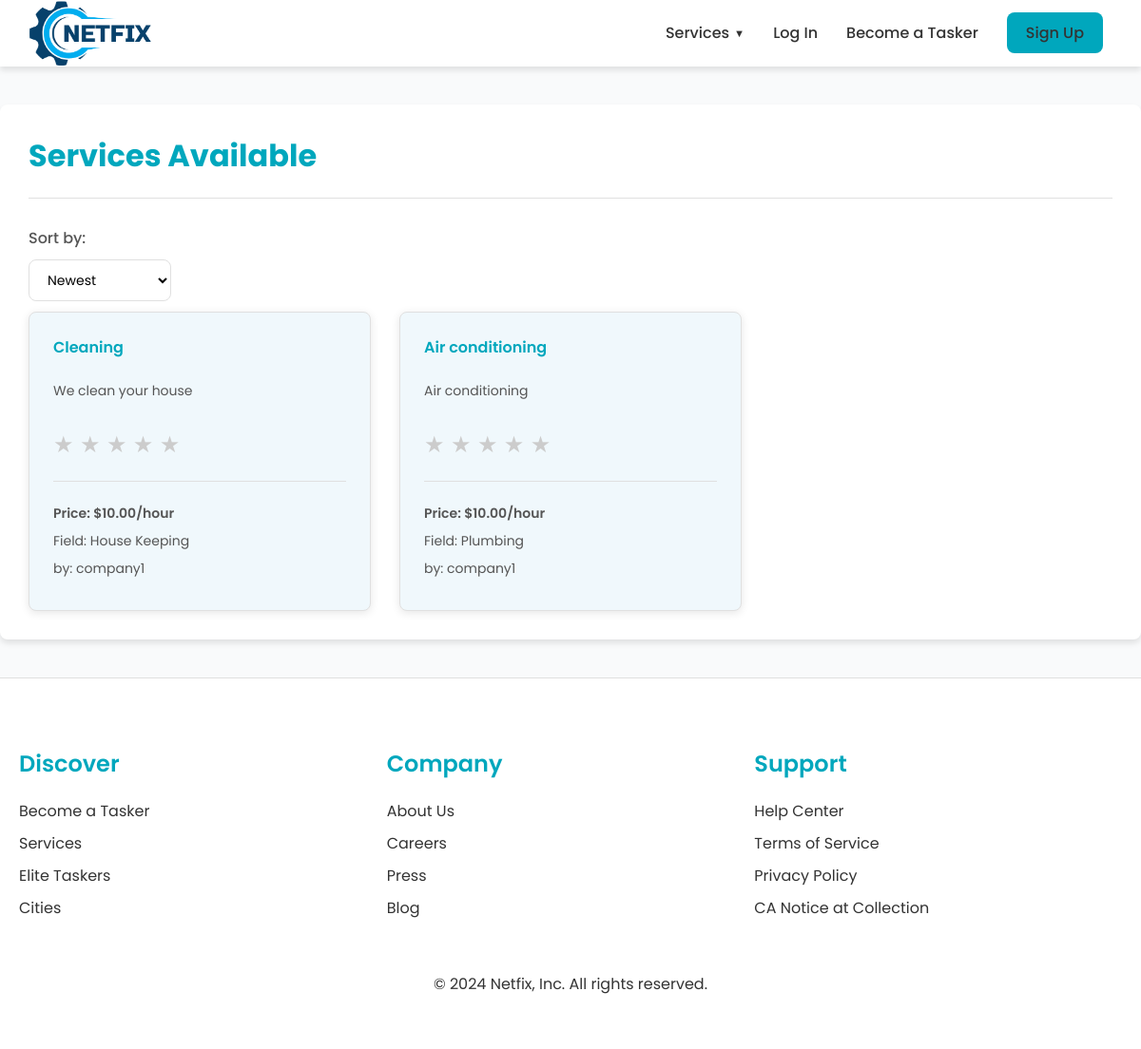
/services/, run on an earlier commit of the app's database.
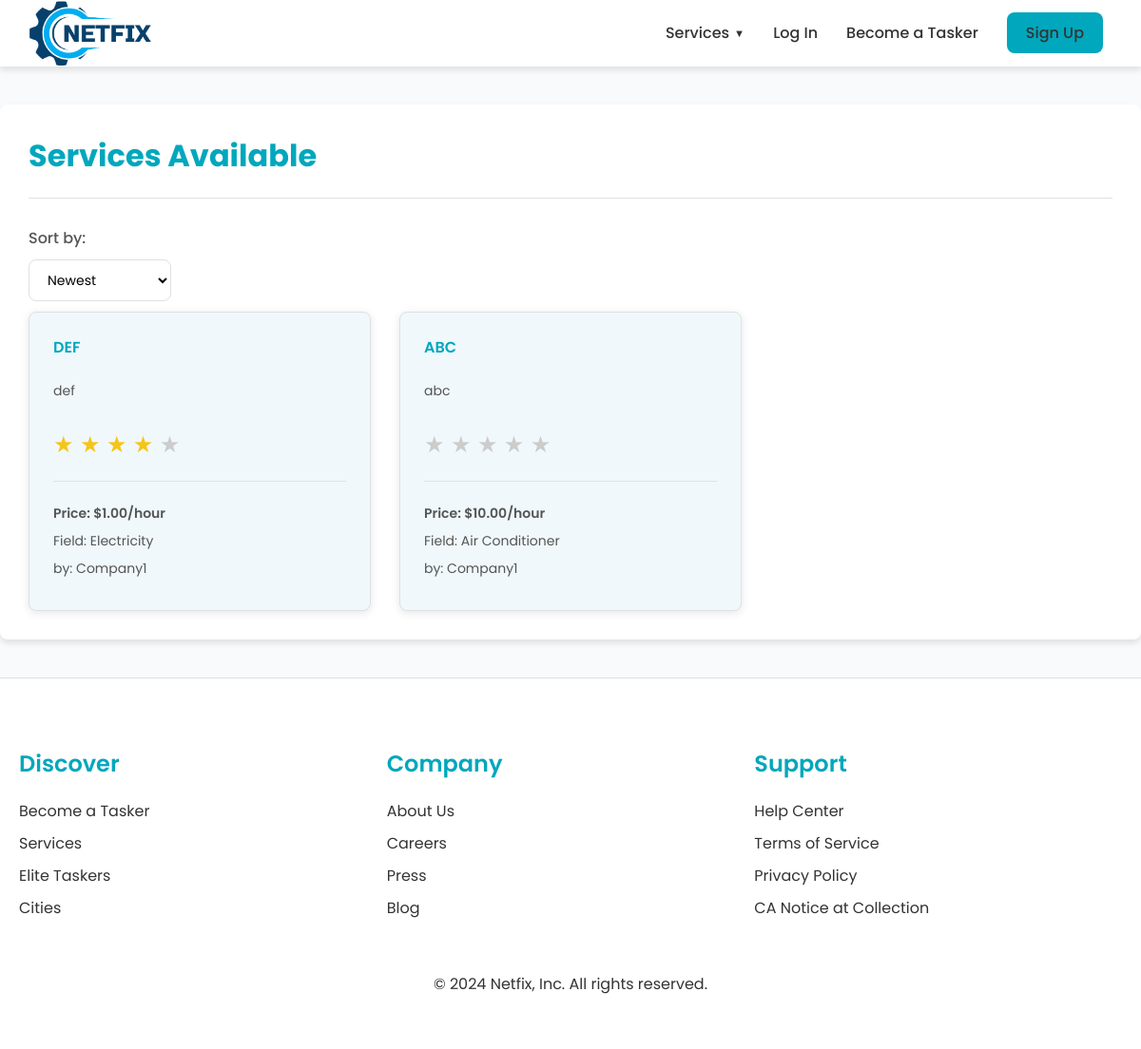
And on a later commit of the database.
### services/models.py (models this page shows, shortened)
class Service(models.Model):
    name = models.CharField(max_length=40)
    description = models.TextField()
    price_hour = models.DecimalField(decimal_places=2, max_digits=100)
    date = models.DateTimeField(auto_now=True, null=False)
    CATEGORY_CHOICES = (
        ('Air Conditioner', 'Air Conditioner'),
        ('Carpentry', 'Carpentry'),
        ('Electricity', 'Electricity'),
        ('Gardening', 'Gardening'),
        ('Home Machines', 'Home Machines'),
        ('House Keeping', 'House Keeping'),
        ('Interior Design', 'Interior Design'),
        ('Locks', 'Locks'),
        ('Painting', 'Painting'),
        ('Plumbing', 'Plumbing'),
        ('Water Heaters', 'Water Heaters'),
    )
    field = models.CharField(max_length=30, blank=False, null=False, choices=CATEGORY_CHOICES)
    company = models.ForeignKey(Company, on_delete=models.CASCADE)
    rating = models.FloatField(
        validators=[MinValueValidator(0), MaxValueValidator(5)],
        null=True,
        default=None
    )

### users/models.py (models this page shows, shortened)
class Company(models.Model):
    FIELD_CHOICES = [
        ('Air Conditioner', 'Air Conditioner'),
        ('All in One', 'All in One'),
        ('Carpentry', 'Carpentry'),
        ('Electricity', 'Electricity'),
        ('Gardening', 'Gardening'),
        ('Home Machines', 'Home Machines'),
        ('House Keeping', 'House Keeping'),
        ('Interior Design', 'Interior Design'),
        ('Locks', 'Locks'),
        ('Painting', 'Painting'),
        ('Plumbing', 'Plumbing'),
        ('Water Heaters', 'Water Heaters')
    ]
    user = models.OneToOneField(User, on_delete=models.CASCADE, primary_key=True)
    field = models.CharField(max_length=70, choices=FIELD_CHOICES, blank=False, null=False)
    rating = models.IntegerField(
        validators=[MaxValueValidator(5), MinValueValidator(0)],
        default=0
    )

class User(AbstractUser):
    username = models.CharField(max_length=100, unique=True)
    email = models.EmailField('email address', unique=True)
    is_company = models.BooleanField(default=False)
    is_customer = models.BooleanField(default=False)
    USERNAME_FIELD = 'email'
    REQUIRED_FIELDS = ['username']
    objects = UserManager()
    groups = models.ManyToManyField(
        'auth.Group',
        related_name='custom_user_groups',
        blank=True,
        help_text='The groups this user belongs to. A user will get all permissions '
                  'granted to each of their groups.',
        verbose_name='groups'
    )
    user_permissions = models.ManyToManyField(
        'auth.Permission',
        related_name='custom_user_permissions',
        blank=True,
        help_text='Specific permissions for this user.',
        verbose_name='user permissions'
    )

### services/views.py (the view)
# urls.py: path('', v.service_list, name='services_list'),
def service_list(request):
    sort_by = request.GET.get('sort_by', 'date')  # Default sorting by date
    if sort_by == 'requests':
        services = Service.objects.annotate(request_count=Count('servicehistory')).order_by('-request_count')
    else:
        services = Service.objects.all().order_by('-date')
    return render(request, 'services/list.html', {'services': services, 'sort_by': sort_by})

### services/templates/services/list.html (shortened to what this page needs)
{% extends 'main/base.html' %}
{% block content %}
{% load static %}
<link rel="stylesheet" href="{% static 'css/services.css' %}">
    <div class="services_list_container">
        <div class="header">
            <p class="title">Services Available</p>
        </div>
        <div class="sort-options">
            <form method="GET" action="">
                <label for="sort_by">Sort by:</label>
                <select name="sort_by" id="sort_by" onchange="this.form.submit()">
                    <option value="date" {% if sort_by == 'date' %}selected{% endif %}>Newest</option>
                </select>
            </form>
        </div>
        <div class="services_list">
            {% if services %}
                {% for service in services %}
                    <div class="service-item">
                        <h3><a href="{% url 'services:index' id=service.id %}">{{ service.name }}</a></h3>
                        <p>{{ service.description|truncatewords:20 }}</p>
                        {% include "services/_star_rating.html" with rating=service.rating %}
                        <div class="service-meta">
                            <p class = "price">Price: ${{ service.price_hour }}/hour</p>
                            <p>Field: {{ service.field }}</p>
                            <p>by: {{ service.company.user.username }}</p>
                        </div>
                    </div>
                {% endfor %}
            {% else %}
                <h2>Sorry, no services available yet</h2>
            {% endif %}
        </div>
    </div>
{% endblock %}

### services/templates/services/_star_rating.html
{% load static %}
<link rel="stylesheet" href="{% static 'css/rating.css' %}">
<div class="star-rating" title="{{ rating|floatformat:1 }} out of 5 stars">
    {% for i in "12345" %}
        <span class="star {% if rating >= forloop.counter %}filled{% elif rating >= forloop.counter|add:'-0.5' %}half-filled{% endif %}">★</span>
    {% endfor %}
</div>

What changed in the data, as far as the page shows it:
removed Service: name "Cleaning", description "We clean your house", rating 0 (drawn), price_hour "10.00", field "House Keeping", company.user.username "company1"
added Service: name "DEF", description "def", rating 4.1 (drawn), price_hour "1.00", field "Electricity", company.user.username "Company1"
changed Service: name "Air conditioning" → "ABC"; description "Air conditioning" → "abc"; field "Plumbing" → "Air Conditioner"; company.user.username "company1" → "Company1"
